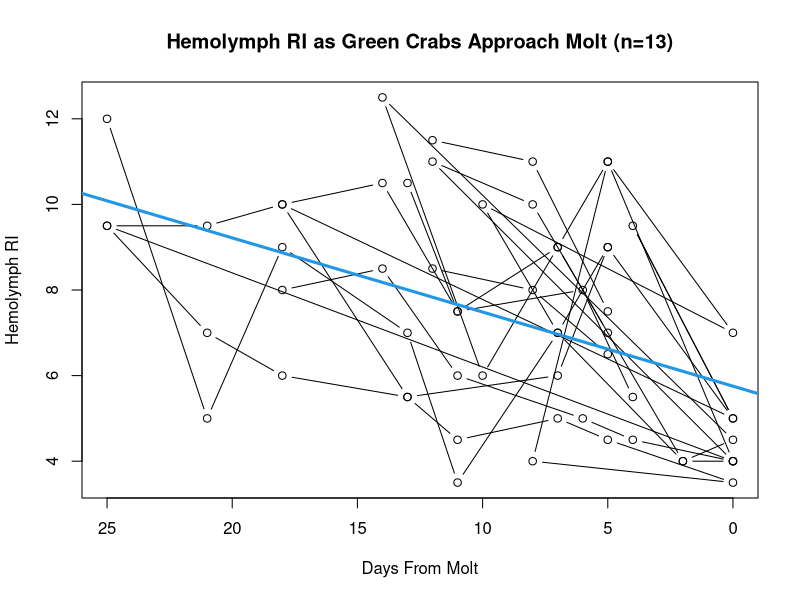
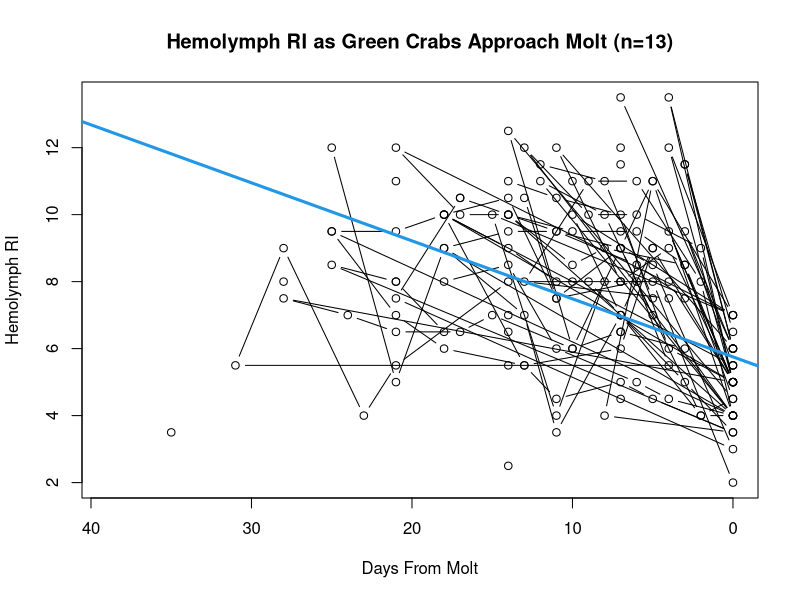
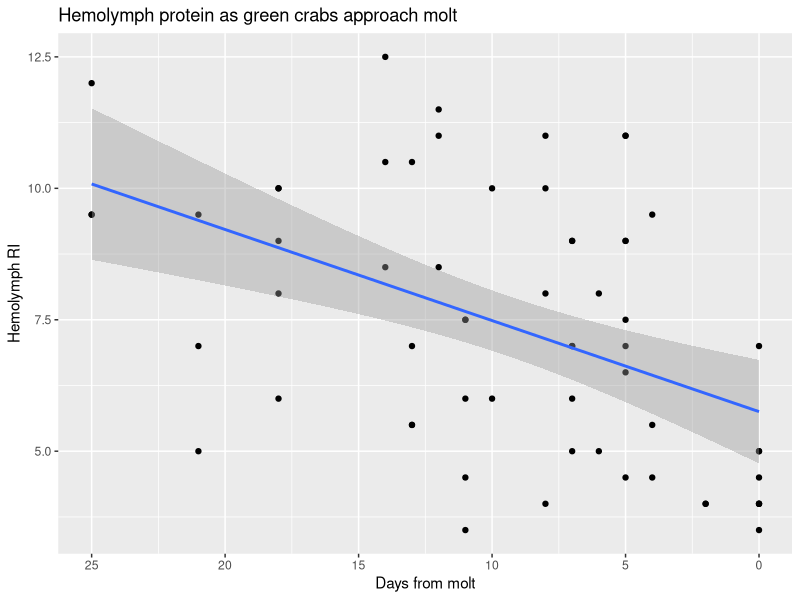
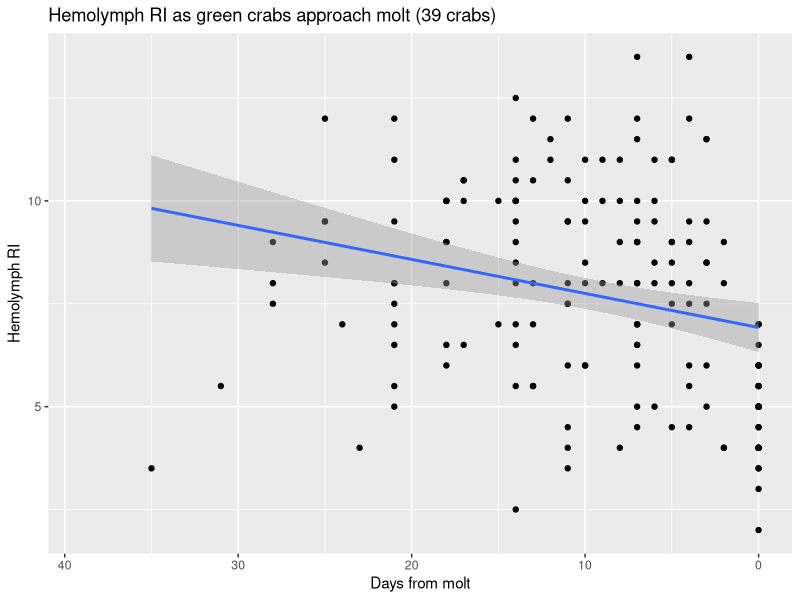
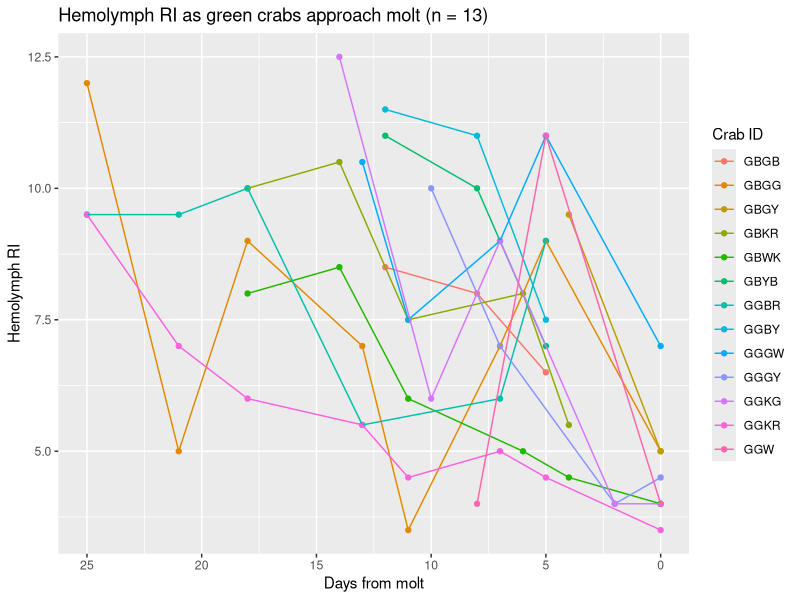
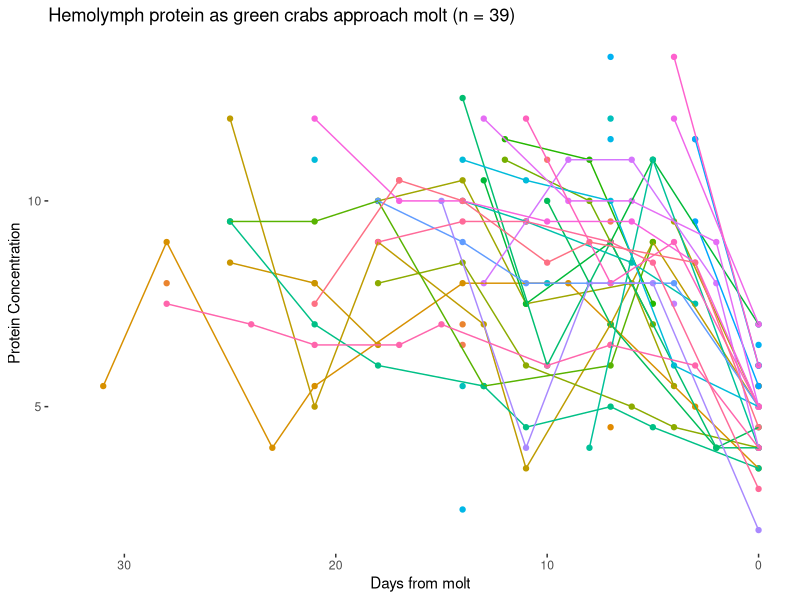
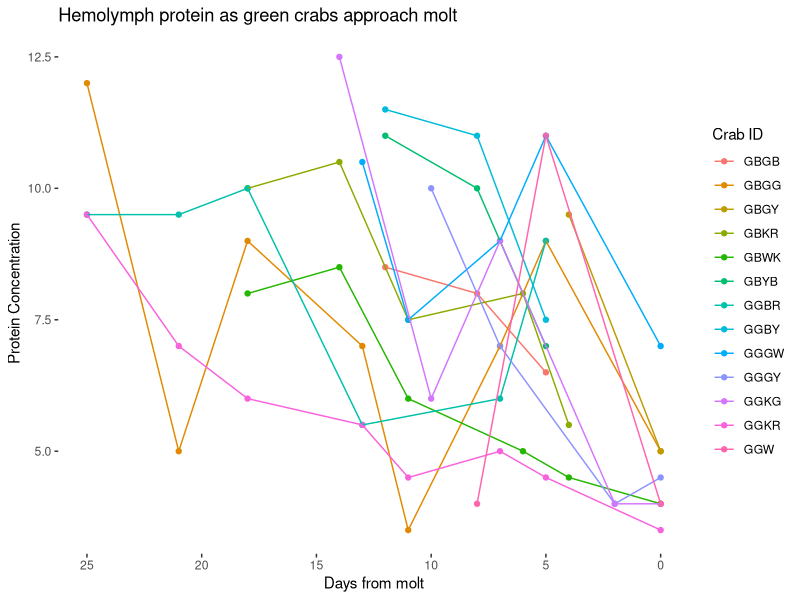
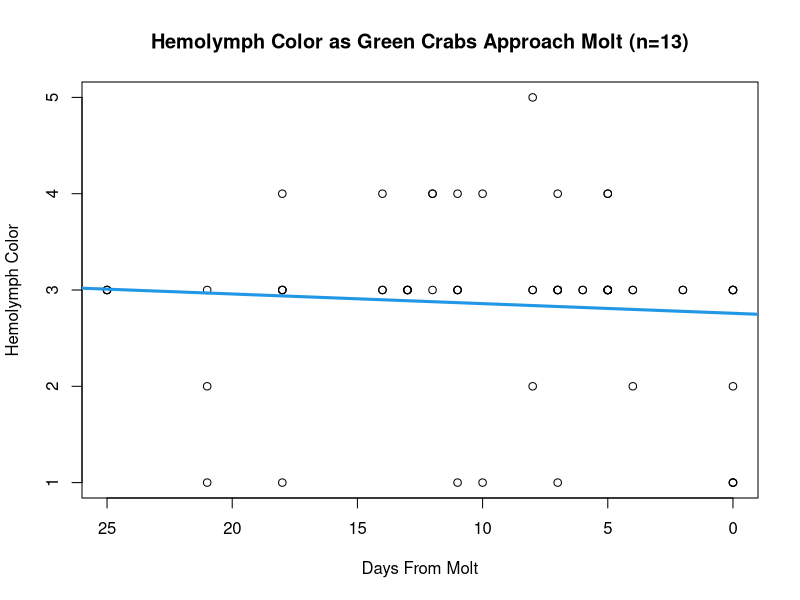

These figures' R source, in order:
## ---- chunk 1

molt_dat <- read.csv("../data/wl_molt_dat.csv")
# read in .csv
# contains information from WL 2022
# used for preliminary graphs

molt_dat_2 <- read.csv("../data/wl_cml_molt_dat.csv")
# read in updated .csv
# contains information from 2021, 2022, CML, and WL until 08-2022

molt_dat_upd <- read.csv("../data/molt_dat_cml_wel_11_10_22.csv")
# read in updated .csv
# contains information from 2021, 2022, CML and WL as of 11-2022

molt_dat_upd$hemo_ri <- as.numeric(molt_dat_upd$hemo_ri)

library(dplyr)
library(car)
library(ggplot2)
# load relevant libraries for stats analysis
## ---- chunk 2

# 2022 WL crabs

plot(hemo_ri ~ days_from_molt, data = molt_dat,
     main = "Hemolymph RI as Green Crabs Approach Molt (n=13)",
     xlim = rev(range(days_from_molt)),
     xlab = "Days From Molt", 
     ylab = "Hemolymph RI",
     type = "b")
abline(lm (hemo_ri ~ days_from_molt, data = molt_dat), col = 4, lwd = 3)

# plots hemo ri vs days from molt for all 13 crabs
# need to reverse x axis to count down to molt
# appears to be downward trend in hemolymph RI as crabs approach molt
# need to investigate on an individual level
## ---- chunk 3
# WL and CML 2021-2022

plot(hemo_ri ~ days_from_molt, data = molt_dat_upd,
     main = "Hemolymph RI as Green Crabs Approach Molt (n=13)",
     xlim = rev(range(days_from_molt)),
     xlab = "Days From Molt", 
     ylab = "Hemolymph RI",
     type = "b")
abline(lm (hemo_ri ~ days_from_molt, data = molt_dat), col = 4, lwd = 3)

## ---- chunk 4

# WL 2022 data

molt_dat %>% 
        # pipes molt data into ggplot
  ggplot(aes(x = days_from_molt, y = hemo_ri)) + 
        # populates plot with hemo ri info and defines color with crab ID
    geom_point() + geom_smooth(method=lm) + 
        # specifies type of plot -- linear model with 95 percent confidence
        scale_x_reverse() + 
        # reverses x axis so information counts down to molt
        xlab("Days from molt") + 
        ylab ("Hemolymph RI") +
        ggtitle("Hemolymph protein as green crabs approach molt")
        # renames x and y labels and title

## ---- chunk 5

# WL CML 2021-2022 data
molt_dat_upd %>% 
        # pipes molt data into ggplot
  ggplot(aes(x = days_from_molt, y = hemo_ri)) + 
        # populates plot with hemo ri info and defines color with crab ID
    geom_point() + geom_smooth(method=lm) + 
        # specifies type of plot -- linear model with confidence int
        scale_x_reverse() + 
        # reverses x axis so information counts down to molt
        xlab("Days from molt") + 
        ylab ("Hemolymph RI") +
        ggtitle("Hemolymph RI as green crabs approach molt (39 crabs)")
        # renames x and y labels and title


## ---- chunk 6

# WL 2022 data

library(ggplot2)
library(dplyr)

molt_dat %>% 
        # pipes molt data into ggplot
  ggplot(aes(x = days_from_molt, y = hemo_ri, colour = crab_id)) + 
        # populates plot with hemo ri info and defines color with crab ID
    geom_point() + geom_line() + 
        # specifies type of plot - scatter linear plot with crab IDs
        scale_x_reverse() + 
        # reverses x axis so information counts down to molt
        xlab("Days from molt") + 
        ylab ("Hemolymph RI") +
        ggtitle("Hemolymph RI as green crabs approach molt (n = 13)") +
        # renames x and y labels and title
        labs(col = "Crab ID") 
        # changes legend title
## ---- chunk 7

# CML WL 2021 2022 data

library(ggplot2)
library(dplyr)

molt_dat_upd %>% 
        # pipes molt data into ggplot
  ggplot(aes(x = days_from_molt, y = hemo_ri, colour = crab_id)) + 
        # populates plot with hemo ri info and defines color with crab ID
    geom_point() + geom_line() + 
        # specifies type of plot - scatter linear plot with crab IDs
        scale_x_reverse(limits = c(32, 0)) + 
        # reverses x axis so information counts down to molt sets axis
        xlab("Days from molt") + 
        ylab ("Protein Concentration") +
        ggtitle("Hemolymph protein as green crabs approach molt (n = 39)") +
        # renames x and y labels and title
        labs(col = "Crab ID") + 
        # changes legend title
        theme(legend.position = "none") +
        # removes legend
        theme(panel.grid.major = element_blank(),
              panel.grid.minor = element_blank(), 
              panel.background = element_blank())
      
## ---- chunk 8

# WL 2022 data

library(ggplot2)
library(dplyr)

molt_dat %>% 
        # pipes molt data into ggplot
  ggplot(aes(x = days_from_molt, y = hemo_ri, colour = crab_id)) + 
        # populates plot with hemo ri info and defines color with crab ID
    geom_point() + geom_line() +
        # specifies type of plot - scatter linear plot with crab ids
        scale_x_reverse() + 
        # reverses x axis so information counts down to molt
        xlab("Days from molt") + 
        ylab ("Protein Concentration") +
        ggtitle("Hemolymph protein as green crabs approach molt") +
        # renames x and y labels and title
        labs(col = "Crab ID") + 
        # changes legend title
        theme(panel.grid.major = element_blank(),
              panel.grid.minor = element_blank(), 
              panel.background = element_blank())
        # removes background grid from plot

## ---- chunk 9

# WL 2022 data

ri_mod <- lm(hemo_ri ~ days_from_molt, data = molt_dat)
summary(ri_mod)
anova(ri_mod)
car::Anova(ri_mod, type = 3)

# linear models for significance testing 
# r square of 0.22 -- weak correlation

## ---- chunk 10
# CML WL all data

ri_mod <- lm(hemo_ri ~ days_from_molt, data = molt_dat_2)
summary(ri_mod)
anova(ri_mod)
car::Anova(ri_mod, type = 3)

# linear models for significance testing 
# r square of 0.22 -- weak correlation

## ---- chunk 11

# WL 2022 data

plot(hemo_color ~ days_from_molt, data = molt_dat,
     main = "Hemolymph Color as Green Crabs Approach Molt (n=13)",
     xlim = rev(range(days_from_molt)),
     xlab = "Days From Molt", 
     ylab = "Hemolymph Color")
abline(lm (hemo_color ~ days_from_molt, data = molt_dat), col = 4, lwd = 3)


boxplot(days_from_molt ~ hemo_color, data = molt_dat)

# plots hemo color vs days from molt for all 13 crabs
# need to reverse x axis to count down to molt
# doesn't appear to be strong trend or correlation

## ---- chunk 12

# WL 2022 data

library(ggplot2)
library(dplyr)

molt_dat %>% 
        # pipes molt data into ggplot
  ggplot(aes(x = days_from_molt, y = hemo_color, colour = crab_id)) + 
        # populates plot with hemo color info and defines color with crab ID
    geom_point() + geom_line() + 
        # specifies type of plot
        scale_x_reverse() + 
        # reverses x axis so information counts down to molt
        xlab("Days from molt") + 
        ylab ("Hemolymph Color") +
        ggtitle("Hemolymph color as green crabs approach molt (n = 13") +
        # renames x and y labels and title
        labs(col = "Crab ID") + # changes legend title
  theme(panel.grid.major = element_blank(),
              panel.grid.minor = element_blank(), 
              panel.background = element_blank())
        # removes background grid from plot
## ---- chunk 13

# WL 2022 data

col_mod <- lm(hemo_color ~ days_from_molt, data = molt_dat)
summary(col_mod)
anova(col_mod)
car::Anova(col_mod, type = 3)

# linear models for significance testing 

## ---- chunk 14

# WL 2022 data
# individual hemo color graphs over time

plot(hemo_color ~ days_from_molt, data = molt_dat,
     subset = crab_id == "GBGB",
     xlab = "Days From Molt", 
     ylab = "Hemolymph Color",
     type = "b")

plot(hemo_color ~ days_from_molt, data = molt_dat,
     subset = crab_id == "GBGG",
     xlab = "Days From Molt", 
     ylab = "Hemolymph Color",
     type = "b")

plot(hemo_color ~ days_from_molt, data = molt_dat,
     subset = crab_id == "GBGB",
     xlab = "Days From Molt", 
     ylab = "Hemolymph Color",
     type = "b")

plot(hemo_color ~ days_from_molt, data = molt_dat,
     subset = crab_id == "GBGY",
     xlab = "Days From Molt", 
     ylab = "Hemolymph Color",
     type = "b")

plot(hemo_color ~ days_from_molt, data = molt_dat,
     subset = crab_id == "GBKR",
     xlab = "Days From Molt", 
     ylab = "Hemolymph Color",
     type = "b")

plot(hemo_color ~ days_from_molt, data = molt_dat,
     subset = crab_id == "GBWK",
     xlab = "Days From Molt", 
     ylab = "Hemolymph Color",
     type = "b")

plot(hemo_color ~ days_from_molt, data = molt_dat,
     subset = crab_id == "GBYB",
     xlab = "Days From Molt", 
     ylab = "Hemolymph Color",
     type = "b")

plot(hemo_color ~ days_from_molt, data = molt_dat,
     subset = crab_id == "GGBR",
     xlab = "Days From Molt", 
     ylab = "Hemolymph Color",
     type = "b")

plot(hemo_color ~ days_from_molt, data = molt_dat,
     subset = crab_id == "GGBY",
     xlab = "Days From Molt", 
     ylab = "Hemolymph Color",
     type = "b")

plot(hemo_color ~ days_from_molt, data = molt_dat,
     subset = crab_id == "GGGW",
     xlab = "Days From Molt", 
     ylab = "Hemolymph Color",
     type = "b")

plot(hemo_color ~ days_from_molt, data = molt_dat,
     subset = crab_id == "GGGY",
     xlab = "Days From Molt", 
     ylab = "Hemolymph Color",
     type = "b")

plot(hemo_color ~ days_from_molt, data = molt_dat,
     subset = crab_id == "GGKG",
     xlab = "Days From Molt", 
     ylab = "Hemolymph Color",
     type = "b")

plot(hemo_color ~ days_from_molt, data = molt_dat,
     subset = crab_id == "GGKR",
     xlab = "Days From Molt", 
     ylab = "Hemolymph Color",
     type = "b")

plot(hemo_color ~ days_from_molt, data = molt_dat,
     subset = crab_id == "GGW",
     xlab = "Days From Molt", 
     ylab = "Hemolymph Color",
     type = "b")
## ---- chunk 15

# individual RI graphs over time
# appears that as crabs approach molt, RI decreases

plot(hemo_ri ~ days_from_molt, data = molt_dat,
     subset = crab_id == "GBGB",
     xlab = "Days From Molt",
     type = "b")

plot(hemo_ri ~ days_from_molt, data = molt_dat,
     subset = crab_id == "GBGG",
     xlab = "Days From Molt", 
     ylab = "Hemolymph RI",
     type = "b")

plot(hemo_ri ~ days_from_molt, data = molt_dat,
     subset = crab_id == "GBGB",
     xlab = "Days From Molt", 
     ylab = "Hemolymph RI",
     type = "b")

plot(hemo_ri ~ days_from_molt, data = molt_dat,
     subset = crab_id == "GBGY",
     xlab = "Days From Molt", 
     ylab = "Hemolymph RI",
     type = "b")

plot(hemo_ri ~ days_from_molt, data = molt_dat,
     subset = crab_id == "GBKR",
     xlab = "Days From Molt", 
     ylab = "Hemolymph RI",
     type = "b")

plot(hemo_ri ~ days_from_molt, data = molt_dat,
     subset = crab_id == "GBWK",
     xlab = "Days From Molt", 
     ylab = "Hemolymph RI",
     type = "b")

plot(hemo_ri ~ days_from_molt, data = molt_dat,
     subset = crab_id == "GBYB",
     xlab = "Days From Molt", 
     ylab = "Hemolymph RI",
     type = "b")

plot(hemo_ri ~ days_from_molt, data = molt_dat,
     subset = crab_id == "GGBR",
     xlab = "Days From Molt", 
     ylab = "Hemolymph RI",
     type = "b")

plot(hemo_ri ~ days_from_molt, data = molt_dat,
     subset = crab_id == "GGBY",
     xlab = "Days From Molt", 
     ylab = "Hemolymph RI",
     type = "b")

plot(hemo_ri ~ days_from_molt, data = molt_dat,
     subset = crab_id == "GGGW",
     xlab = "Days From Molt", 
     ylab = "Hemolymph RI",
     type = "b")

plot(hemo_ri ~ days_from_molt, data = molt_dat,
     subset = crab_id == "GGGY",
     xlab = "Days From Molt", 
     ylab = "Hemolymph RI",
     type = "b")

plot(hemo_ri ~ days_from_molt, data = molt_dat,
     subset = crab_id == "GGKG",
     xlab = "Days From Molt", 
     ylab = "Hemolymph RI",
     type = "b")

plot(hemo_ri ~ days_from_molt, data = molt_dat,
     subset = crab_id == "GGKR",
     xlab = "Days From Molt", 
     ylab = "Hemolymph RI",
     type = "b")

plot(hemo_ri ~ days_from_molt, data = molt_dat,
     subset = crab_id == "GGW",
     xlab = "Days From Molt", 
     ylab = "Hemolymph RI",
     type = "b")
